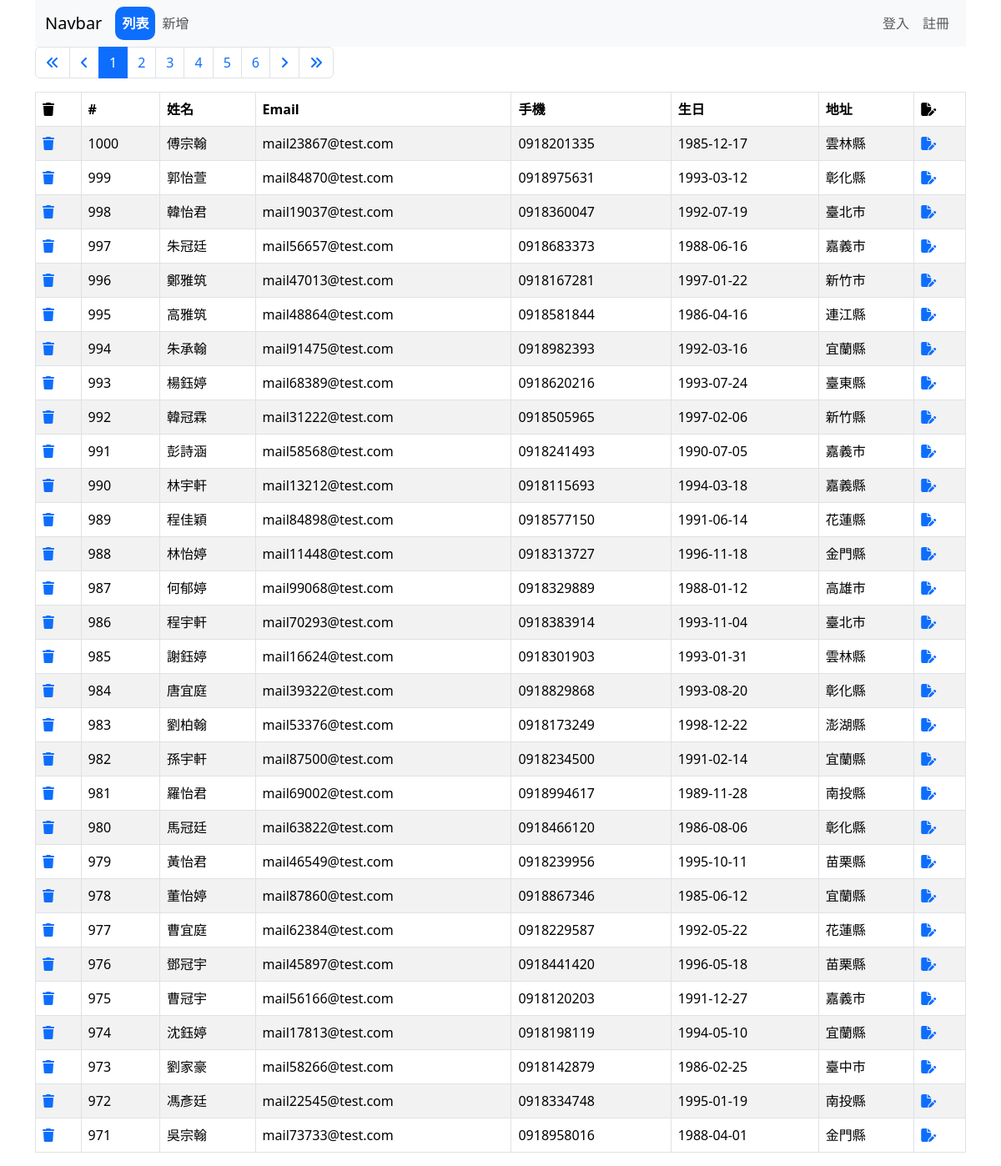
The page /address-book/list-admin.php on the database its author committed.
### tables this page shows
CREATE TABLE `address_book` (
  `sid` int(11) NOT NULL,
  `name` varchar(255) NOT NULL,
  `email` varchar(255) NOT NULL,
  `mobile` varchar(255) NOT NULL,
  `birthday` date NOT NULL,
  `address` varchar(255) NOT NULL,
  `created_at` datetime NOT NULL
);

### address-book/list-admin.php (the view, shortened to what this page needs)
<?php
require __DIR__ . '/parts/pdo-connect.php';
$page = isset($_GET['page']) ? intval($_GET['page']) : 1;
$perPage = 30;
$t_sql = "SELECT COUNT(1) FROM address_book";
$t_stmt = $pdo->query($t_sql);
$totalRows = $t_stmt->fetch(PDO::FETCH_NUM)[0];
$totalPages = ceil($totalRows / $perPage);
$sql = sprintf("SELECT * FROM address_book ORDER BY sid DESC LIMIT %s, %s", ($page - 1) * $perPage, $perPage);
$rows = $pdo->query($sql)->fetchAll();
?>
<?php include __DIR__ . '/parts/html-head.php' ?>
<?php include __DIR__ . '/parts/navbar.php' ?>
<div class="container">
    <div class="row">
        <div class="col">
            <nav aria-label="Page navigation example">
                <ul class="pagination">
                    <li class="page-item" href="?page=<?= $page == 1 ? 'disabled' : '' ?>">
                        <a class="page-link" href="?page=1">
                            <i class="fa-solid fa-angles-left"></i>
                        </a>
                    </li>
                    <li class="page-item" href="?page=<?= $page == 1 ? 'disabled' : '' ?>">
                        <a class="page-link" href="?page=<?= $page - 1 ?>">
                            <i class="fa-solid fa-angle-left"></i>
                        </a>
                    </li>
                    <?php for ($i = $page - 5; $i <= $page + 5; $i++): ?>
                        <?php if ($i >= 1 and $i <= $totalPages): ?>
                            <li class="page-item <?= $i == $page ? 'active' : '' ?>">
                                <a class="page-link" href="?page=<?= $i ?>">
                                    <?= $i ?>
                                </a>
                            </li>
                        <?php endif ?>
                    <?php endfor ?>
                    <li class="page-item" href="?page=<?= $page == $totalPages ? 'disabled' : '' ?>">
                        <a class="page-link" href="?page=<?= $page + 1 ?>">
                            <i class="fa-solid fa-angle-right"></i>
                        </a>
                    </li>
                    <li class="page-item" href="?page=<?= $page == $totalPages ? 'disabled' : '' ?>">
                        <a class="page-link" href="?page=<?= $totalPages ?>">
                            <i class="fa-solid fa-angles-right"></i>
                        </a>
                    </li>
                </ul>
            </nav>
        </div>
    </div>
    <div class="row">
        <div class="col">
            <table class="table table-bordered table-striped">
                <thead>
                    <tr>
                        <th><i class="fa-solid fa-trash"></i></th>
                        <th>#</th>
                        <th>姓名</th>
                        <th>Email</th>
                        <th>手機</th>
                        <th>生日</th>
                        <th>地址</th>
                        <th><i class="fa-solid fa-file-pen"></i></th>
                    </tr>
                </thead>
                <tbody>
                    <?php foreach ($rows as $r ): ?>
                        <tr>
                            <td>
                                <a href="javascript: deleteOne(<?= $r['sid'] ?>)">
                                    <i class="fa-solid fa-trash"></i>
                                </a>
                            </td>
                            <td>
                                <?= $r['sid'] ?>
                            </td>
                            <td>
                                <?= $r['name'] ?>
                            </td>
                            <td>
                                <?= $r['email'] ?>
                            </td>
                            <td>
                                <?= $r['mobile'] ?>
                            </td>
                            <td>
                                <?= $r['birthday'] ?>
                            </td>
                            <td>
                                <?= htmlentities($r['address']) ?>
                            </td>
                            <td>
                                <a href="edit.php?sid<?= $r['sid'] ?>">
                                    <i class="fa-solid fa-file-pen"></i>
                                </a>
                            </td>
                        </tr>
                    <?php endforeach ?>
                </tbody>
            </table>
        </div>
    </div>
</div>
<?php include __DIR__ . '/parts/html-foot.php' ?>

### rows shown on the page
address_book: sid "1000", name "傅宗翰", email "mail23867@test.com", mobile "0918201335", birthday "1985-12-17", address "雲林縣"
address_book: sid "999", name "郭怡萱", email "mail84870@test.com", mobile "0918975631", birthday "1993-03-12", address "彰化縣"
address_book: sid "998", name "韓怡君", email "mail19037@test.com", mobile "0918360047", birthday "1992-07-19", address "臺北市"
address_book: sid "997", name "朱冠廷", email "mail56657@test.com", mobile "0918683373", birthday "1988-06-16", address "嘉義市"
address_book: sid "996", name "鄭雅筑", email "mail47013@test.com", mobile "0918167281", birthday "1997-01-22", address "新竹市"
address_book: sid "995", name "高雅筑", email "mail48864@test.com", mobile "0918581844", birthday "1986-04-16", address "連江縣"
address_book: sid "994", name "朱承翰", email "mail91475@test.com", mobile "0918982393", birthday "1992-03-16", address "宜蘭縣"
address_book: sid "993", name "楊鈺婷", email "mail68389@test.com", mobile "0918620216", birthday "1993-07-24", address "臺東縣"
address_book: sid "992", name "韓冠霖", email "mail31222@test.com", mobile "0918505965", birthday "1997-02-06", address "新竹縣"
address_book: sid "991", name "彭詩涵", email "mail58568@test.com", mobile "0918241493", birthday "1990-07-05", address "嘉義市"
address_book: sid "990", name "林宇軒", email "mail13212@test.com", mobile "0918115693", birthday "1994-03-18", address "嘉義縣"
address_book: sid "989", name "程佳穎", email "mail84898@test.com", mobile "0918577150", birthday "1991-06-14", address "花蓮縣"
address_book: sid "988", name "林怡婷", email "mail11448@test.com", mobile "0918313727", birthday "1996-11-18", address "金門縣"
address_book: sid "987", name "何郁婷", email "mail99068@test.com", mobile "0918329889", birthday "1988-01-12", address "高雄市"
address_book: sid "986", name "程宇軒", email "mail70293@test.com", mobile "0918383914", birthday "1993-11-04", address "臺北市"
address_book: sid "985", name "謝鈺婷", email "mail16624@test.com", mobile "0918301903", birthday "1993-01-31", address "雲林縣"
address_book: sid "984", name "唐宜庭", email "mail39322@test.com", mobile "0918829868", birthday "1993-08-20", address "彰化縣"
address_book: sid "983", name "劉柏翰", email "mail53376@test.com", mobile "0918173249", birthday "1998-12-22", address "澎湖縣"
address_book: sid "982", name "孫宇軒", email "mail87500@test.com", mobile "0918234500", birthday "1991-02-14", address "宜蘭縣"
address_book: sid "981", name "羅怡君", email "mail69002@test.com", mobile "0918994617", birthday "1989-11-28", address "南投縣"
address_book: sid "980", name "馬冠廷", email "mail63822@test.com", mobile "0918466120", birthday "1986-08-06", address "彰化縣"
address_book: sid "979", name "黃怡君", email "mail46549@test.com", mobile "0918239956", birthday "1995-10-11", address "苗栗縣"
address_book: sid "978", name "董怡婷", email "mail87860@test.com", mobile "0918867346", birthday "1985-06-12", address "宜蘭縣"
address_book: sid "977", name "曹宜庭", email "mail62384@test.com", mobile "0918229587", birthday "1992-05-22", address "花蓮縣"
address_book: sid "976", name "鄧冠宇", email "mail45897@test.com", mobile "0918441420", birthday "1996-05-18", address "苗栗縣"
address_book: sid "975", name "曹冠宇", email "mail56166@test.com", mobile "0918120203", birthday "1991-12-27", address "嘉義市"
address_book: sid "974", name "沈鈺婷", email "mail17813@test.com", mobile "0918198119", birthday "1994-05-10", address "宜蘭縣"
address_book: sid "973", name "劉家豪", email "mail58266@test.com", mobile "0918142879", birthday "1986-02-25", address "臺中市"
address_book: sid "972", name "馮彥廷", email "mail22545@test.com", mobile "0918334748", birthday "1995-01-19", address "南投縣"
address_book: sid "971", name "吳宗翰", email "mail73733@test.com", mobile "0918958016", birthday "1988-04-01", address "金門縣"
